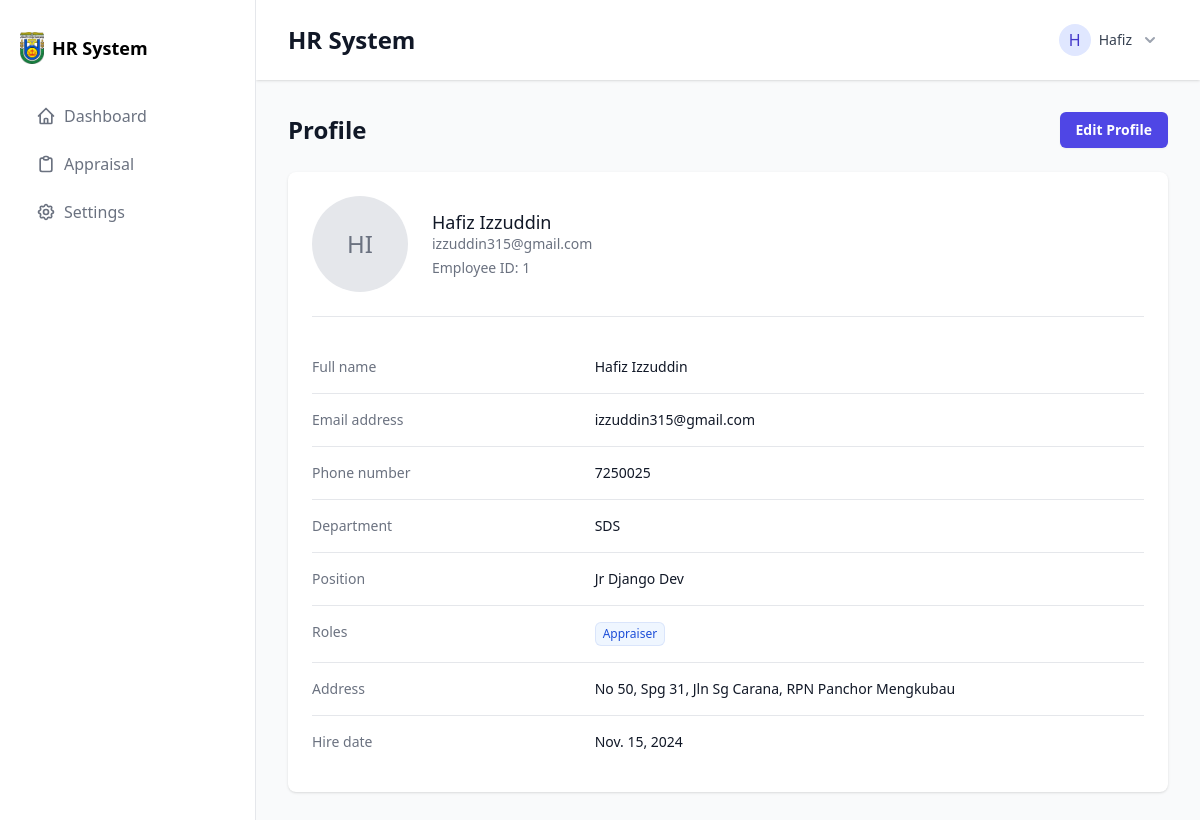
Screenshot of /employees/profile/ (signed in) with the database file from the repository.
### employees/models.py (models this page shows, shortened)
class Employee(models.Model):
    employee_id = models.CharField(max_length=10, unique=True)
    user = models.OneToOneField(User, on_delete=models.CASCADE)
    first_name = models.CharField(max_length=100)
    last_name = models.CharField(max_length=100)
    email = models.EmailField(unique=True)
    phone_number = models.CharField(max_length=15)
    date_of_birth = models.DateField()
    hire_date = models.DateField()
    position = models.CharField(max_length=100)
    department = models.ForeignKey(Department, on_delete=models.SET_NULL, null=True)
    salary = models.DecimalField(max_digits=10, decimal_places=2)
    employee_status = models.CharField(max_length=50, choices=[('active', 'Active'), ('on_leave', 'On Leave'), ('inactive', 'Inactive')], default='active')
    roles = models.ManyToManyField('auth.Group', blank=True)
    address = models.TextField()
    profile_picture = models.ImageField(upload_to='employee_pics/', blank=True, null=True)

class Department(models.Model):
    name = models.CharField(max_length=100)
    description = models.TextField(blank=True)
    def __str__(self):
        return self.name

### employees/views.py (the view)
# urls.py: path('profile/', EmployeeProfileView.as_view(), name='profile'),
class EmployeeProfileView(LoginRequiredMixin, DetailView):
    model = Employee
    template_name = 'employees/profile.html'
    context_object_name = 'employee'
    def get_object(self, queryset=None):
        return self.request.user.employee

### employees/templates/employees/profile.html (shortened to what this page needs)
{% extends "base.html" %}
{% block content %}
<div class="space-y-6">
    <div class="flex items-center justify-between">
        <h1 class="text-2xl font-bold text-gray-900">Profile</h1>
        <a href="{% url 'employees:profile_edit' %}"
           class="rounded-md bg-indigo-600 px-4 py-2 text-sm font-semibold text-white shadow-sm hover:bg-indigo-500 focus-visible:outline focus-visible:outline-2 focus-visible:outline-offset-2 focus-visible:outline-indigo-600">
            Edit Profile
        </a>
    </div>
    <div class="bg-white shadow rounded-lg">
        <div class="px-4 py-5 sm:p-6">
            <div class="flex items-center space-x-6 mb-6">
                <div class="flex-shrink-0">
                    {% if employee.profile_picture %}
                        <img class="h-24 w-24 rounded-full object-cover" src="{{ employee.profile_picture.url }}" alt="Profile photo">
                    {% else %}
                        <div class="h-24 w-24 rounded-full bg-gray-200 flex items-center justify-center">
                            <span class="text-2xl text-gray-500">{{ employee.first_name|first }}{{ employee.last_name|first }}</span>
                        </div>
                    {% endif %}
                </div>
                <div>
                    <h3 class="text-lg font-medium leading-6 text-gray-900">{{ employee.first_name }} {{ employee.last_name }}</h3>
                    <p class="text-sm text-gray-500">{{ employee.email }}</p>
                    <p class="text-sm text-gray-500 mt-1">Employee ID: {{ employee.employee_id }}</p>
                </div>
            </div>
            <div class="border-t border-gray-200 pt-6">
                <dl class="divide-y divide-gray-200">
                    <div class="py-4 sm:grid sm:grid-cols-3 sm:gap-4">
                        <dt class="text-sm font-medium text-gray-500">Full name</dt>
                        <dd class="mt-1 text-sm text-gray-900 sm:col-span-2 sm:mt-0">
                            {{ employee.first_name }} {{ employee.last_name }}
                        </dd>
                    </div>
                    <div class="py-4 sm:grid sm:grid-cols-3 sm:gap-4">
                        <dt class="text-sm font-medium text-gray-500">Email address</dt>
                        <dd class="mt-1 text-sm text-gray-900 sm:col-span-2 sm:mt-0">{{ employee.email }}</dd>
                    </div>
                    <div class="py-4 sm:grid sm:grid-cols-3 sm:gap-4">
                        <dt class="text-sm font-medium text-gray-500">Phone number</dt>
                        <dd class="mt-1 text-sm text-gray-900 sm:col-span-2 sm:mt-0">{{ employee.phone_number }}</dd>
                    </div>
                    <div class="py-4 sm:grid sm:grid-cols-3 sm:gap-4">
                        <dt class="text-sm font-medium text-gray-500">Department</dt>
                        <dd class="mt-1 text-sm text-gray-900 sm:col-span-2 sm:mt-0">{{ employee.department }}</dd>
                    </div>
                    <div class="py-4 sm:grid sm:grid-cols-3 sm:gap-4">
                        <dt class="text-sm font-medium text-gray-500">Position</dt>
                        <dd class="mt-1 text-sm text-gray-900 sm:col-span-2 sm:mt-0">{{ employee.position }}</dd>
                    </div>
                    <div class="py-4 sm:grid sm:grid-cols-3 sm:gap-4">
                        <dt class="text-sm font-medium text-gray-500">Roles</dt>
                        <dd class="mt-1 text-sm text-gray-900 sm:col-span-2 sm:mt-0">
                            {% for role in employee.roles.all %}
                                <span class="inline-flex items-center rounded-md bg-blue-50 px-2 py-1 text-xs font-medium text-blue-700 ring-1 ring-inset ring-blue-700/10 mr-2">
                                    {{ role.name }}
                                </span>
                            {% endfor %}
                        </dd>
                    </div>
                    <div class="py-4 sm:grid sm:grid-cols-3 sm:gap-4">
                        <dt class="text-sm font-medium text-gray-500">Address</dt>
                        <dd class="mt-1 text-sm text-gray-900 sm:col-span-2 sm:mt-0">{{ employee.address }}</dd>
                    </div>
                    <div class="py-4 sm:grid sm:grid-cols-3 sm:gap-4">
                        <dt class="text-sm font-medium text-gray-500">Hire date</dt>
                        <dd class="mt-1 text-sm text-gray-900 sm:col-span-2 sm:mt-0">{{ employee.hire_date }}</dd>
                    </div>
                </dl>
            </div>
        </div>
    </div>
</div>
{% endblock %}

### templates/base.html (shortened to what this page needs)
<!DOCTYPE html>
<html lang="en">
<head>
    <script src="https://cdn.tailwindcss.com"></script>
</head>
<body class="bg-gray-50">
    <div class="flex min-h-screen">
        {% include 'sidebar.html' %}
        <div class="flex-1 flex flex-col">
            <header class="bg-white shadow">
                <div class="flex justify-between items-center px-8 py-4">
                    <h1 class="text-2xl font-semibold text-gray-900">
                        {% block header %} HR System {% endblock %}
                    </h1>
                    {% if user.is_authenticated %}
                    <div class="relative" x-data="{ open: false }">
                        <button type="button"
                                @click="open = !open"
                                class="flex items-center gap-2 bg-white p-2 rounded-md hover:bg-gray-50"
                                id="user-menu-button">
                            <div class="h-8 w-8 rounded-full bg-indigo-100 flex items-center justify-center">
                                <span class="text-indigo-700 font-medium">{{ user.username|first|upper }}</span>
                            </div>
                            <span class="text-sm text-gray-700">{{ user.username }}</span>
                            <svg class="h-5 w-5 text-gray-400" viewBox="0 0 20 20" fill="currentColor">
                                <path fill-rule="evenodd" d="M5.293 7.293a1 1 0 011.414 0L10 10.586l3.293-3.293a1 1 0 111.414 1.414l-4 4a1 1 0 01-1.414 0l-4-4a1 1 0 010-1.414z" clip-rule="evenodd" />
                            </svg>
                        </button>
                    </div>
                    {% endif %}
                </div>
            </header>
            <main class="flex-1 p-8">
                {% block content %}{% endblock %}
            </main>
        </div>
    </div>
</body>
</html>

### rows the page displays
Employee: first_name|first "H", last_name|first "I", first_name "Hafiz", last_name "Izzuddin", email "izzuddin315@gmail.com", employee_id "1", phone_number "7250025", department "SDS", position "Jr Django Dev", address "No 50, Spg 31, Jln Sg Carana, RPN Panchor Mengkubau", hire_date "Nov. 15, 2024"

### other values shown
{{ user.username|first|upper }} "H"
{{ user.username }} "Hafiz"
{{ role.name }} "Appraiser"
